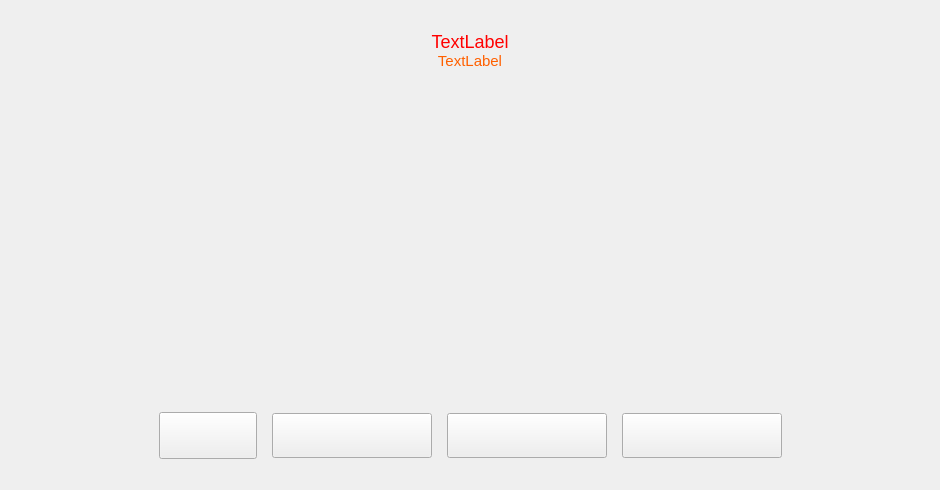
<?xml version="1.0" encoding="UTF-8"?>
<ui version="4.0">
 <class>FaceBusinessPage</class>
 <widget class="QWidget" name="FaceBusinessPage">
  <property name="geometry">
   <rect>
    <x>0</x>
    <y>0</y>
    <width>940</width>
    <height>490</height>
   </rect>
  </property>
  <property name="windowTitle">
   <string>FaceBusinessPage</string>
  </property>
  <property name="styleSheet">
   <string notr="true">QLabel{
font-family:&quot;微软雅黑&quot;;
font-size:18px;
}
#wgt_faceAction{
	border-image: url(:/MBRClient/Resources/image/auth/face/border3_grey.png);
}
#lbl_actionImage{
	border-image: url(:/MBRClient/Resources/image/auth/face/man1.png);
}
#btn_return{
	border-image: url(:/MBRClient/Resources/image/gather/retry.png);
}
#btn_return:hover{
	border-image: url(:/MBRClient/Resources/image/gather/retry_hover.png);
}
#btn_return:pressed{
	border-image: url(:/MBRClient/Resources/image/gather/retry_pressed.png);
}
#btn_return:disabled{
	border-image: url(:/MBRClient/Resources/image/gather/retry_disabled.png);
}
#btn_startRecog{
	border-image: url(:/MBRClient/Resources/image/gather/startrz.png);
}
#btn_startRecog:hover{
	border-image: url(:/MBRClient/Resources/image/gather/startrz_hover.png);
}
#btn_startRecog:pressed{
	border-image: url(:/MBRClient/Resources/image/gather/startrz_pressed.png);
}
#btn_startRecog:disabled{
	border-image: url(:/MBRClient/Resources/image/gather/startrz_disabled.png);
}
#btn_startModel{
	border-image: url(:/MBRClient/Resources/image/gather/start.png);
}
#btn_startModel:hover{
	border-image: url(:/MBRClient/Resources/image/gather/start_hover.png);
}
#btn_startModel:pressed{
	border-image: url(:/MBRClient/Resources/image/gather/start_pressed.png);
}
#btn_startModel:disabled{
	border-image: url(:/MBRClient/Resources/image/gather/start_disabled.png);
}
#btn_skip{
	border-image: url(:/MBRClient/Resources/image/gather/jmpfa.png);
}
#btn_skip:hover{
	border-image: url(:/MBRClient/Resources/image/gather/jmpfa_hover.png);
}
#btn_skip:pressed{
	border-image: url(:/MBRClient/Resources/image/gather/jmpfa_pressed.png);
}
#btn_skip:disabled{
	border-image: url(:/MBRClient/Resources/image/gather/jmpfa_disabled.png);
}</string>
  </property>
  <layout class="QVBoxLayout" name="verticalLayout_2">
   <property name="spacing">
    <number>5</number>
   </property>
   <property name="leftMargin">
    <number>0</number>
   </property>
   <property name="topMargin">
    <number>0</number>
   </property>
   <property name="rightMargin">
    <number>0</number>
   </property>
   <property name="bottomMargin">
    <number>0</number>
   </property>
   <item>
    <spacer name="verticalSpacer">
     <property name="orientation">
      <enum>Qt::Vertical</enum>
     </property>
     <property name="sizeHint" stdset="0">
      <size>
       <width>20</width>
       <height>15</height>
      </size>
     </property>
    </spacer>
   </item>
   <item>
    <layout class="QVBoxLayout" name="verticalLayout">
     <property name="spacing">
      <number>0</number>
     </property>
     <item>
      <widget class="QLabel" name="lbl_status">
       <property name="styleSheet">
        <string notr="true">color:red;</string>
       </property>
       <property name="text">
        <string>TextLabel</string>
       </property>
       <property name="alignment">
        <set>Qt::AlignCenter</set>
       </property>
       <property name="wordWrap">
        <bool>true</bool>
       </property>
      </widget>
     </item>
     <item>
      <widget class="QLabel" name="lbl_prompt">
       <property name="styleSheet">
        <string notr="true">font-size:15px;
color:#FF6000;</string>
       </property>
       <property name="text">
        <string>TextLabel</string>
       </property>
       <property name="alignment">
        <set>Qt::AlignCenter</set>
       </property>
       <property name="wordWrap">
        <bool>true</bool>
       </property>
      </widget>
     </item>
    </layout>
   </item>
   <item>
    <layout class="QHBoxLayout" name="horizontalLayout">
     <property name="spacing">
      <number>60</number>
     </property>
     <item>
      <spacer name="horizontalSpacer">
       <property name="orientation">
        <enum>Qt::Horizontal</enum>
       </property>
       <property name="sizeHint" stdset="0">
        <size>
         <width>40</width>
         <height>20</height>
        </size>
       </property>
      </spacer>
     </item>
     <item>
      <widget class="QWidget" name="widget" native="true">
       <property name="minimumSize">
        <size>
         <width>418</width>
         <height>317</height>
        </size>
       </property>
       <property name="maximumSize">
        <size>
         <width>418</width>
         <height>317</height>
        </size>
       </property>
      </widget>
     </item>
     <item>
      <widget class="QWidget" name="wgt_faceAction" native="true">
       <property name="minimumSize">
        <size>
         <width>240</width>
         <height>317</height>
        </size>
       </property>
       <property name="maximumSize">
        <size>
         <width>240</width>
         <height>317</height>
        </size>
       </property>
       <layout class="QGridLayout" name="gridLayout">
        <item row="0" column="0">
         <widget class="QLabel" name="lbl_actionImage">
          <property name="minimumSize">
           <size>
            <width>225</width>
            <height>301</height>
           </size>
          </property>
          <property name="maximumSize">
           <size>
            <width>225</width>
            <height>301</height>
           </size>
          </property>
          <property name="text">
           <string/>
          </property>
         </widget>
        </item>
       </layout>
      </widget>
     </item>
     <item>
      <spacer name="horizontalSpacer_2">
       <property name="orientation">
        <enum>Qt::Horizontal</enum>
       </property>
       <property name="sizeHint" stdset="0">
        <size>
         <width>40</width>
         <height>20</height>
        </size>
       </property>
      </spacer>
     </item>
    </layout>
   </item>
   <item>
    <spacer name="verticalSpacer_3">
     <property name="orientation">
      <enum>Qt::Vertical</enum>
     </property>
     <property name="sizeType">
      <enum>QSizePolicy::Fixed</enum>
     </property>
     <property name="sizeHint" stdset="0">
      <size>
       <width>5</width>
       <height>15</height>
      </size>
     </property>
    </spacer>
   </item>
   <item>
    <layout class="QHBoxLayout" name="horizontalLayout_2">
     <property name="spacing">
      <number>15</number>
     </property>
     <item>
      <spacer name="horizontalSpacer_3">
       <property name="orientation">
        <enum>Qt::Horizontal</enum>
       </property>
       <property name="sizeHint" stdset="0">
        <size>
         <width>40</width>
         <height>20</height>
        </size>
       </property>
      </spacer>
     </item>
     <item>
      <widget class="QPushButton" name="btn_return">
       <property name="minimumSize">
        <size>
         <width>98</width>
         <height>47</height>
        </size>
       </property>
       <property name="maximumSize">
        <size>
         <width>98</width>
         <height>47</height>
        </size>
       </property>
       <property name="text">
        <string/>
       </property>
      </widget>
     </item>
     <item>
      <widget class="QPushButton" name="btn_startRecog">
       <property name="minimumSize">
        <size>
         <width>160</width>
         <height>45</height>
        </size>
       </property>
       <property name="maximumSize">
        <size>
         <width>160</width>
         <height>45</height>
        </size>
       </property>
       <property name="text">
        <string/>
       </property>
      </widget>
     </item>
     <item>
      <widget class="QPushButton" name="btn_startModel">
       <property name="minimumSize">
        <size>
         <width>160</width>
         <height>45</height>
        </size>
       </property>
       <property name="maximumSize">
        <size>
         <width>160</width>
         <height>45</height>
        </size>
       </property>
       <property name="text">
        <string/>
       </property>
      </widget>
     </item>
     <item>
      <widget class="QPushButton" name="btn_skip">
       <property name="minimumSize">
        <size>
         <width>160</width>
         <height>45</height>
        </size>
       </property>
       <property name="maximumSize">
        <size>
         <width>160</width>
         <height>45</height>
        </size>
       </property>
       <property name="text">
        <string/>
       </property>
      </widget>
     </item>
     <item>
      <spacer name="horizontalSpacer_4">
       <property name="orientation">
        <enum>Qt::Horizontal</enum>
       </property>
       <property name="sizeHint" stdset="0">
        <size>
         <width>40</width>
         <height>20</height>
        </size>
       </property>
      </spacer>
     </item>
    </layout>
   </item>
   <item>
    <spacer name="verticalSpacer_2">
     <property name="orientation">
      <enum>Qt::Vertical</enum>
     </property>
     <property name="sizeHint" stdset="0">
      <size>
       <width>20</width>
       <height>15</height>
      </size>
     </property>
    </spacer>
   </item>
  </layout>
 </widget>
 <layoutdefault spacing="6" margin="11"/>
 <resources>
  <include location="MBRClient.qrc"/>
 </resources>
 <connections/>
</ui>
